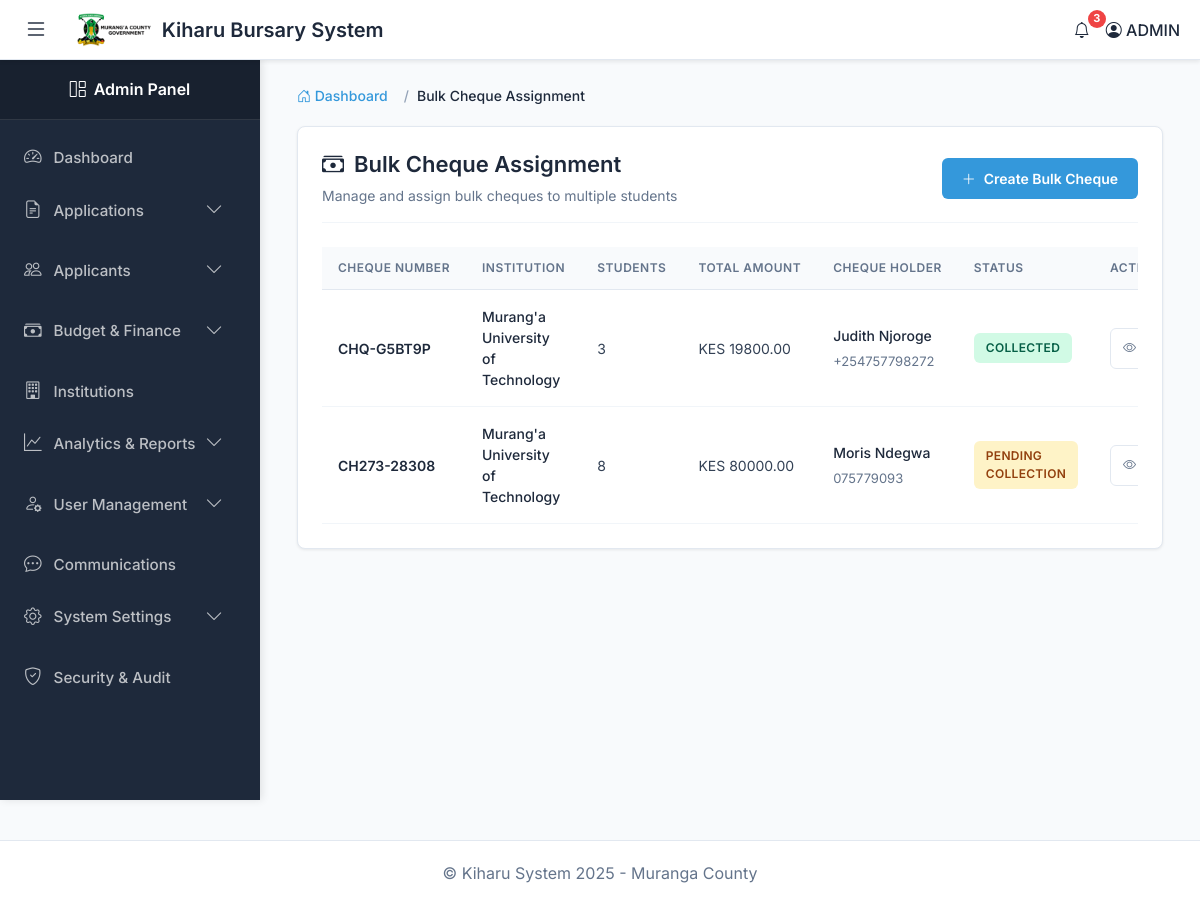
Screenshot of /bulk-cheque/assignment/ (signed in) with the database file from the repository.
### kiharu_system/models.py (models this page shows, shortened)
class BulkCheque(models.Model):
    cheque_number = models.CharField(max_length=50, unique=True)
    institution = models.ForeignKey(Institution, on_delete=models.CASCADE, related_name='bulk_cheques')
    fiscal_year = models.ForeignKey(FiscalYear, on_delete=models.CASCADE)
    total_amount = models.DecimalField(max_digits=12, decimal_places=2)
    student_count = models.PositiveIntegerField()
    amount_per_student = models.DecimalField(max_digits=10, decimal_places=2)
    cheque_holder_name = models.CharField(max_length=200)
    cheque_holder_id = models.CharField(max_length=20)
    cheque_holder_phone = models.CharField(max_length=20)
    cheque_holder_email = models.EmailField(blank=True, null=True)
    cheque_holder_position = models.CharField(max_length=100)  # e.g., "Student Leader", "Class Representative"
    created_date = models.DateTimeField(auto_now_add=True)
    assigned_date = models.DateTimeField(blank=True, null=True)
    is_collected = models.BooleanField(default=False)
    collection_date = models.DateTimeField(blank=True, null=True)
    created_by = models.ForeignKey(User, on_delete=models.SET_NULL, null=True, related_name='created_bulk_cheques')
    assigned_by = models.ForeignKey(User, on_delete=models.SET_NULL, null=True, related_name='assigned_bulk_cheques')
    notes = models.TextField(blank=True, null=True)
    class Meta:
        ordering = ['-created_date']

class Institution(models.Model):
    INSTITUTION_TYPES = (
        ('highschool', 'High School'),
        ('special_school', 'Special School'),
        ('college', 'College'),
        ('university', 'University'),
    )
    name = models.CharField(max_length=200)
    institution_type = models.CharField(max_length=20, choices=INSTITUTION_TYPES)
    county = models.CharField(max_length=100)
    postal_address = models.CharField(max_length=100, blank=True, null=True)
    phone_number = models.CharField(max_length=20, blank=True, null=True)
    email = models.EmailField(blank=True, null=True)

### kiharu_system/views.py (the view, shortened to what this page needs)
# urls.py: path('bulk-cheque/assignment/', views.bulk_cheque_assignment, name='bulk_cheque_assignment'),
@login_required
@require_http_methods(["GET", "POST"])
def bulk_cheque_assignment(request):
    if request.user.user_type not in ['admin', 'finance']:
        messages.error(request, "You don't have permission to access this page.")
        return redirect('dashboard')
    context = {
        'institutions': Institution.objects.all(),
        'fiscal_years': FiscalYear.objects.filter(is_active=True),
        'existing_bulk_cheques': BulkCheque.objects.all()[:10],  # Latest 10
    }
    return render(request, 'admin/bulk_cheque_assignment.html', context)

### templates/admin/bulk_cheque_assignment.html (shortened to what this page needs)
{% extends "admin_base.html" %}
{% load static %}
{% block content %}
<div class="container-fluid">
    <nav aria-label="breadcrumb">
        <ol class="breadcrumb">
            <li class="breadcrumb-item">
                <a href="{% url 'admin_dashboard' %}">
                    <i class="bi bi-house-door"></i> Dashboard
                </a>
            </li>
            <li class="breadcrumb-item active" aria-current="page">Bulk Cheque Assignment</li>
        </ol>
    </nav>
    <div class="section-container">
        <div class="page-header">
            <div>
                <h1 class="page-title">
                    <i class="bi bi-cash-stack"></i>
                    Bulk Cheque Assignment
                </h1>
                <p class="page-subtitle">
                    Manage and assign bulk cheques to multiple students
                </p>
            </div>
            <button class="create-btn" onclick="openModal()">
                <i class="bi bi-plus-lg"></i>
                Create Bulk Cheque
            </button>
        </div>
        <div class="table-responsive">
            <table class="cheques-table">
                <thead>
                    <tr>
                        <th>Cheque Number</th>
                        <th>Institution</th>
                        <th>Students</th>
                        <th>Total Amount</th>
                        <th>Cheque Holder</th>
                        <th>Status</th>
                        <th>Actions</th>
                    </tr>
                </thead>
                <tbody>
                    {% for cheque in existing_bulk_cheques %}
                    <tr>
                        <td>
                            <span class="cheque-number">{{ cheque.cheque_number }}</span>
                        </td>
                        <td>
                            <span class="institution-name">{{ cheque.institution.name }}</span>
                        </td>
                        <td>{{ cheque.student_count }}</td>
                        <td>KES {{ cheque.total_amount|floatformat:2 }}</td>
                        <td>
                            <span class="holder-name">{{ cheque.cheque_holder_name }}</span>
                            <span class="holder-phone">{{ cheque.cheque_holder_phone }}</span>
                        </td>
                        <td>
                            {% if cheque.is_collected %}
                                <span class="status-badge status-collected">Collected</span>
                            {% else %}
                                <span class="status-badge status-pending">Pending Collection</span>
                            {% endif %}
                        </td>
                        <td>
                            <div class="action-buttons">
                                <a href="{% url 'bulk_cheque_details' cheque.id %}" class="action-btn">
                                    <i class="bi bi-eye"></i> View
                                </a>
                            </div>
                        </td>
                    </tr>
                    {% endfor %}
                </tbody>
            </table>
        </div>
    </div>
</div>
{% endblock %}

### templates/admin_base.html (style rules this page uses)
:root { --sidebar-width: 260px; --sidebar-collapsed-width: 70px; --navbar-height: 60px; --primary-color: #3498db; --primary-hover: #2980b9; --sidebar-bg: #1E293B; --sidebar-hover: #334155; --main-bg: #F8FAFC; --card-bg: #FFFFFF; --text-primary: #1E293B; --text-secondary: #64748B; --border-color: #E2E8F0; --success-color: #10B981; --danger-color: #EF4444; --warning-color: #F59E0B; --transition-speed: 0.3s; }
* { margin: 0; padding: 0; box-sizing: border-box; }
body { font-family: 'Inter', 'Segoe UI', system-ui, -apple-system, sans-serif; background-color: var(--main-bg); color: var(--text-primary); overflow-x: hidden; }
.breadcrumb { background: none; padding: 0; margin: 0; font-weight: 500; }
.breadcrumb-item a { color: var(--primary-color); text-decoration: none; }

### templates/admin/bulk_cheque_assignment.html (style rules this page uses)
.breadcrumb { padding: 0; margin-bottom: 20px; font-size: 14px; list-style: none; display: flex; flex-wrap: wrap; }
.breadcrumb-item { color: #64748B; }
.breadcrumb-item + .breadcrumb-item::before { content: "/ "; color: #94A3B8; padding: 0 8px; }
.breadcrumb-item.active { color: #1E293B; font-weight: 500; }
.breadcrumb a { color: #3498db; text-decoration: none; transition: color 0.3s ease; }
.section-container { background: white; border-radius: 8px; padding: 24px; box-shadow: 0 1px 3px rgba(0, 0, 0, 0.08); margin-bottom: 24px; border: 1px solid #E2E8F0; }
.page-header { margin-bottom: 24px; padding-bottom: 16px; border-bottom: 1px solid #F1F5F9; display: flex; justify-content: space-between; align-items: center; flex-wrap: wrap; gap: 16px; }
.page-title { font-size: 22px; font-weight: 600; color: #1E293B; margin-bottom: 8px; display: flex; align-items: center; gap: 10px; }
.page-subtitle { color: #64748B; font-size: 14px; margin: 0; }
.create-btn { padding: 10px 20px; background: #3498db; color: white; border: none; border-radius: 6px; font-size: 14px; font-weight: 600; cursor: pointer; transition: all 0.3s ease; text-decoration: none; display: inline-flex; align-items: center; gap: 8px; }
.cheques-table { width: 100%; border-collapse: separate; border-spacing: 0; }
.cheques-table thead th { background: #F8FAFC; padding: 12px 16px; text-align: left; font-size: 12px; font-weight: 600; color: #64748B; text-transform: uppercase; letter-spacing: 0.5px; border-bottom: 1px solid #E2E8F0; white-space: nowrap; }
.cheques-table tbody td { padding: 16px; border-bottom: 1px solid #F1F5F9; font-size: 14px; color: #334155; }
.cheques-table tbody tr { transition: background-color 0.2s ease; }
.cheque-number { font-weight: 600; color: #1E293B; }
.institution-name { font-weight: 500; color: #1E293B; }
.holder-name { font-weight: 500; color: #1E293B; display: block; margin-bottom: 4px; }
.holder-phone { font-size: 13px; color: #64748B; }
.status-badge { display: inline-block; padding: 6px 12px; border-radius: 6px; font-size: 12px; font-weight: 600; text-transform: uppercase; letter-spacing: 0.3px; }
.status-collected { background: #D1FAE5; color: #065F46; }
.status-pending { background: #FEF3C7; color: #92400E; }
.action-buttons { display: flex; gap: 8px; }
.action-btn { padding: 8px 12px; display: inline-flex; align-items: center; justify-content: center; border: 1px solid #E2E8F0; background: white; color: #64748B; text-decoration: none; border-radius: 6px; transition: all 0.2s ease; font-size: 13px; font-weight: 500; cursor: pointer; gap: 6px; }

### rows the page displays
BulkCheque: cheque_number "CHQ-G5BT9P", institution.name "Murang'a University of Technology", student_count "3", total_amount "19800.00", cheque_holder_name "Judith Njoroge", cheque_holder_phone "+254757798272", is_collected "COLLECTED"
BulkCheque: cheque_number "CH273-28308", institution.name "Murang'a University of Technology", student_count "8", total_amount "80000.00", cheque_holder_name "Moris Ndegwa", cheque_holder_phone "075779093", is_collected "PENDING COLLECTION"
